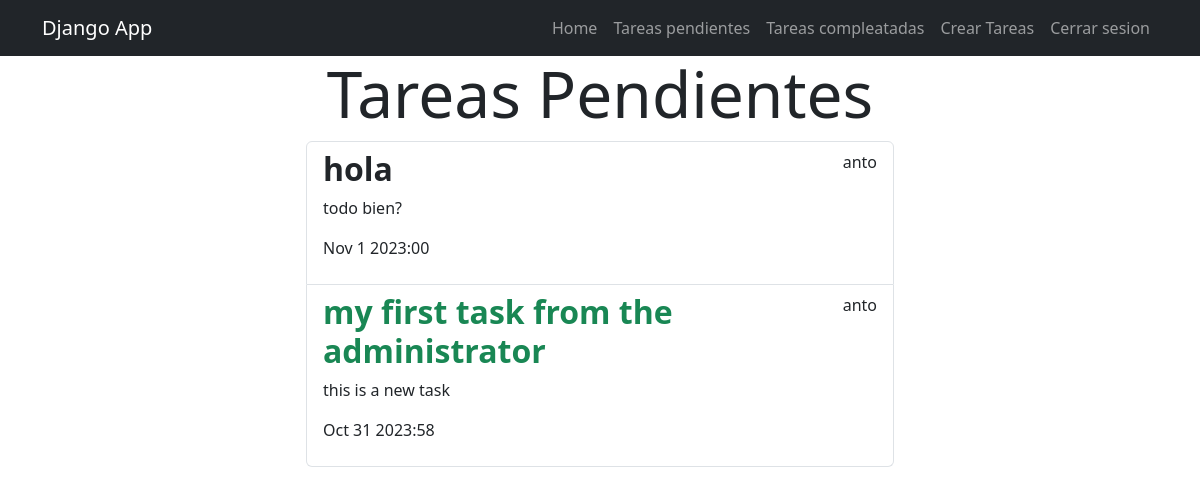
/task_completed/ (signed in), run on an earlier commit of the app's database.
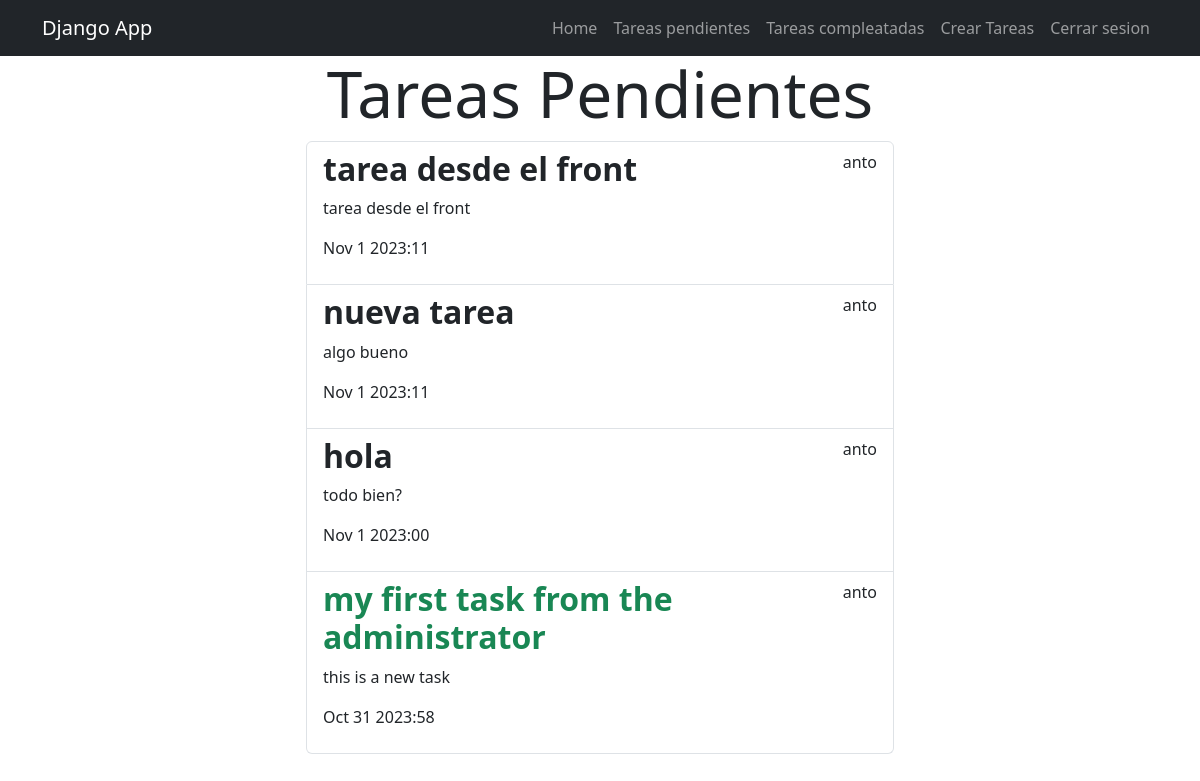
And on a later commit of the database.
### task/models.py (models this page shows, shortened)
class Task(models.Model):
    title = models.CharField(max_length=200)
    description = models.TextField(max_length=1000)
    created = models.DateTimeField(auto_now_add=True)
    datecompleted = models.DateTimeField(null=True, blank=True)
    important = models.BooleanField(default=False)
    user = models.ForeignKey(User, on_delete=models.CASCADE)

### task/views.py (the view)
# urls.py: path('task_completed/', views.task_completed, name='task_completed'),
@login_required
def task_completed(request):
    task = Task.objects.filter(user=request.user, datecompleted__isnull=False).order_by('-datecompleted')
    return render(request, 'task.html', {'task': task})

### task/templates/task.html
{% extends "base.html" %} {% block content %}
<main class="containter">
    <div class="row">
        <div class="col-md-6 offset-md-3">
              <h1 class="text-center display-3 pd-5">Tareas Pendientes</h1>
            <ul class="list-group">
              {% for task in task %}
                <a class="list-group-item" href="{% url "task_detail" task.id %}">
                      <header class="d-flex justify-content-between">
                        {% if task.important %}
                        <h2 class="fw-bold text-success">{{task.title}}</h2>
                        {% else %}
                        <h2 class="fw-bold">{{task.title}}</h2>
                         {% endif %}
                        <p>{{task.user.username}}</p>
                      </header>
                      <p>{{task.description}}</p>
                      <p>{{task.datecompleted|date:'M j Y:i'}}</p>
                </a>
              {% endfor %}
            </ul>
        </div>
    </div>
</main>
{% endblock %}

What changed in the data, as far as the page shows it:
now on this page (row edited): Task: title "tarea desde el front", user.username "anto", description "tarea desde el front", datecompleted "Nov 1 2023:11"
now on this page (row edited): Task: title "nueva tarea", user.username "anto", description "algo bueno", datecompleted "Nov 1 2023:11"
